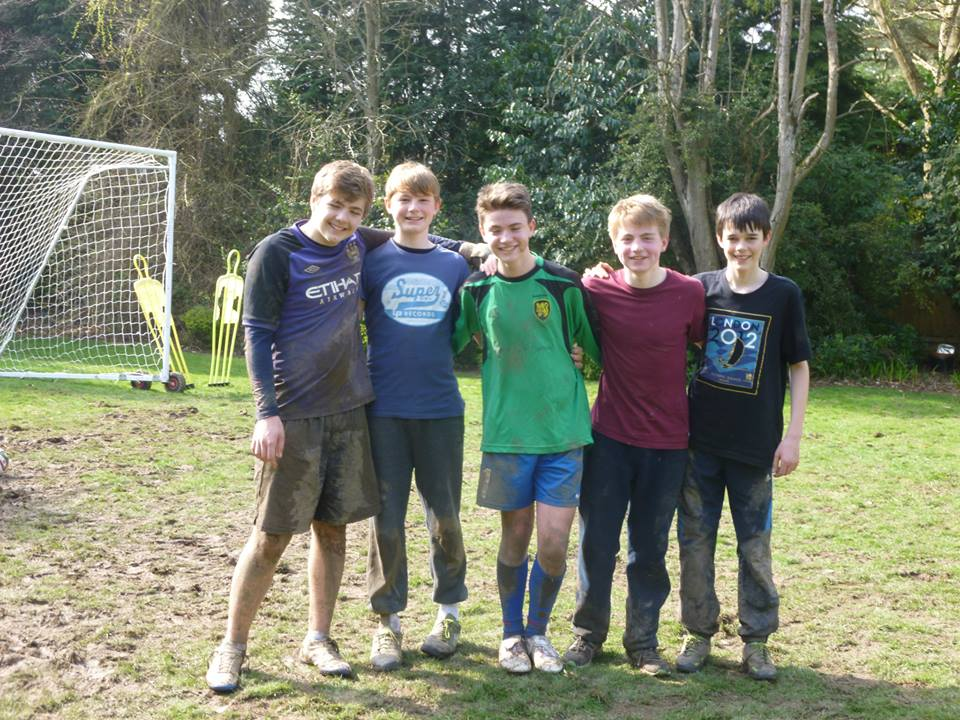
#> input picture test_pic.jpg, 960 x 720 px
$ python face_detection_test.py
#> lines starting #> are read from the running program, lines starting #| are printed output that depends on the picture; after the words box and inside, x2 and y2 are one past the last pixel; in counts of white or black regions, pixels touching at a corner belong together
import cv2

img = cv2.imread('test_pic.jpg')
#> img is the input picture: shape (720, 960, 3); mean B, G, R 106.5, 125.4, 119.4

face_cascade = cv2.CascadeClassifier('easytello2\haarcascade_frontalface_default.xml')
assert (not face_cascade.empty()), "Face Cascade failed to load"
print("Model Loaded")
#breakpoint()

gray = cv2.resize(cv2.cvtColor(img, cv2.COLOR_BGR2GRAY), (480, 360))
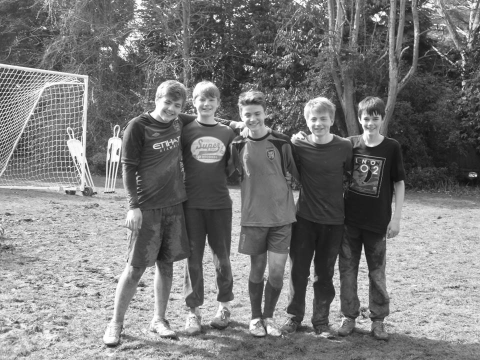
#> gray: shape (360, 480); min 14, max 255, mean 121.6
faces = face_cascade.detectMultiScale(gray, 1.1, 4)
#> faces = [[304, 109, 27, 27]]
for (x, y, w, h) in faces:
    cv2.rectangle(gray, (x, y), ((x+w), (y+h)), (255, 0, 0), 2)
#> this loop made 1 pass
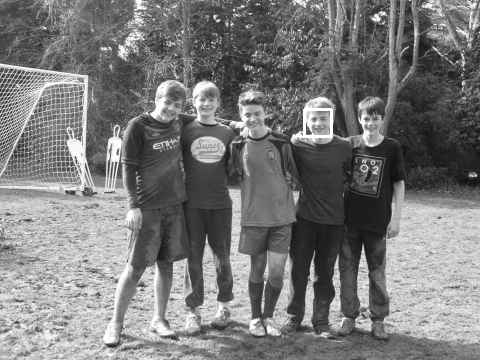
#> gray: shape (360, 480); 0.18% of pixels changed, all inside (x1, y1, x2, y2) = (303, 108, 333, 138)

print(gray.shape)
#| (360, 480)
cv2.imshow('DJI Tello', gray)
cv2.waitKey()

$ run again, with Img1.jpg copied over test_pic.jpg
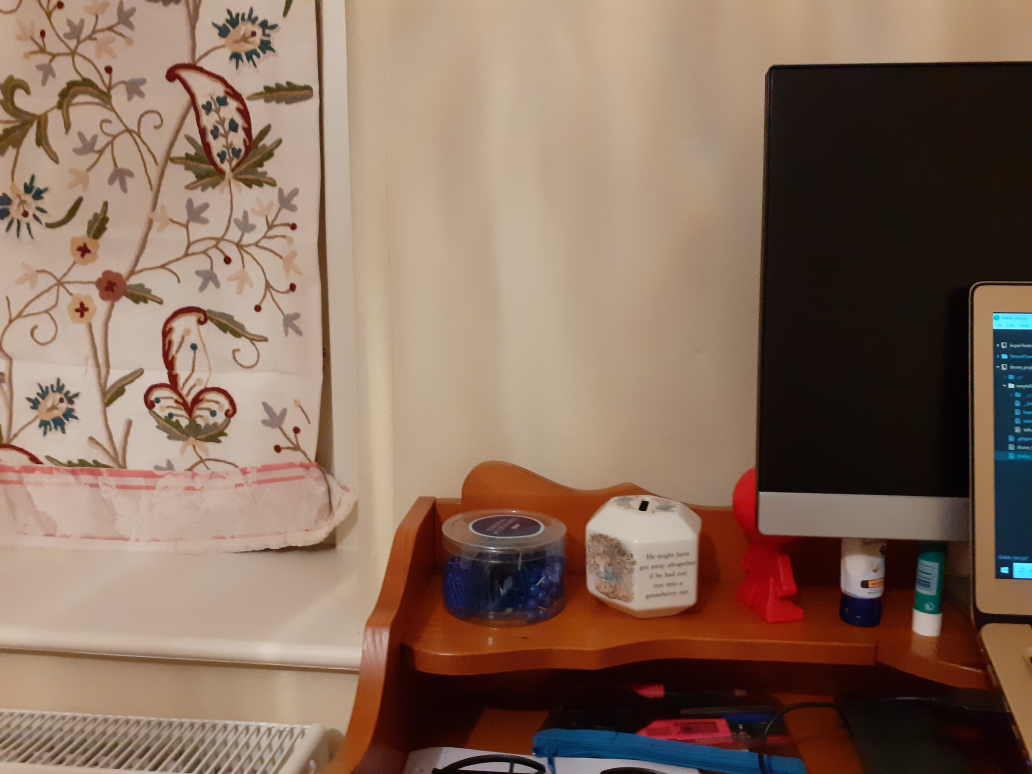
#> input picture Img1.jpg, 4128 x 3096 px (shown at 1/4 size)
#> img is the input picture: shape (3096, 4128, 3); mean B, G, R 92.7, 109.2, 134.8
#> `gray = cv2.resize(cv2.cvtColor(img, cv2.COLOR_BGR2GRAY), (480, 360))`:
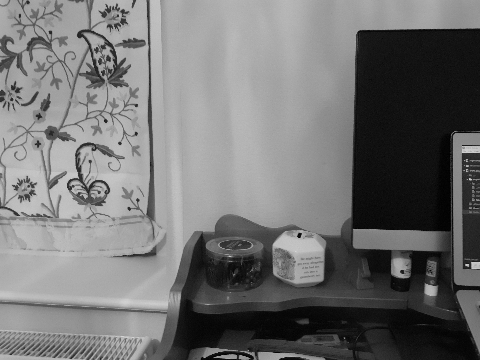
#> gray: shape (360, 480); min 0, max 213, mean 114.8
#> faces = ()
#| (360, 480)

$ run again, with Img2.jpg copied over test_pic.jpg
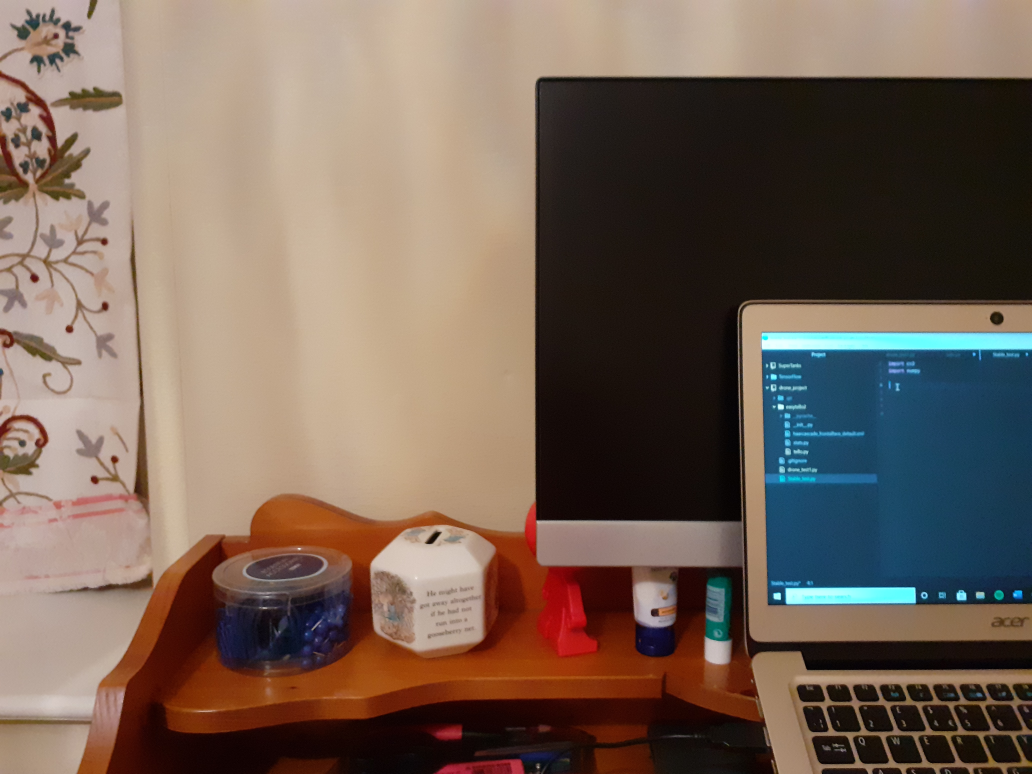
#> input picture Img2.jpg, 4128 x 3096 px (shown at 1/4 size)
#> img is the input picture: shape (3096, 4128, 3); mean B, G, R 87.9, 100, 118
#> `gray = cv2.resize(cv2.cvtColor(img, cv2.COLOR_BGR2GRAY), (480, 360))`:
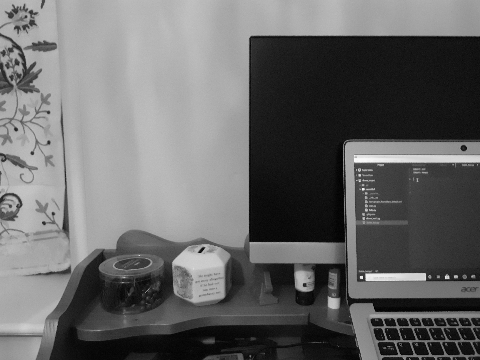
#> gray: shape (360, 480); min 0, max 251, mean 103.8
#> faces = [[144, 216, 87, 87]]
#> the loop `for (x, y, w, h) in faces:` made 1 pass
#> after the loop `for (x, y, w, h) in faces:`:
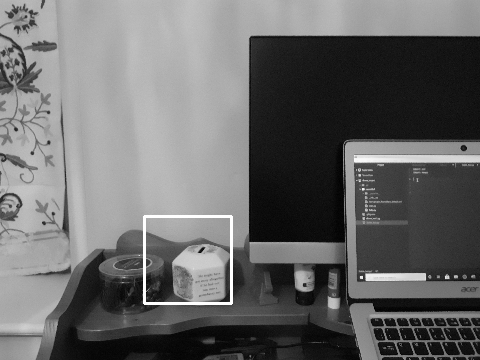
#> gray: shape (360, 480); 0.6% of pixels changed, all inside (x1, y1, x2, y2) = (143, 215, 233, 305)
#| (360, 480)
